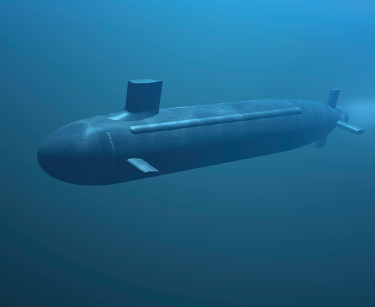
#> input picture 2. Image Pyramid and Colorizing/codes/Hybrid Images/submarine.bmp, 375 x 307 px
$ python hybrid_image.py
#> lines starting #> are read from the running program, lines starting #| are printed output that depends on the picture
import numpy as np
from numpy.fft import fft2, ifft2
import cv2
from matplotlib import cm
import matplotlib.pyplot as plt
from mpl_toolkits.mplot3d import Axes3D


def gaussian(u, v, sigma):
	return np.exp(-(np.square(u) + np.square(v))/(2*sigma**2))

# Calculate and plot the gaussian filter
def gaussian_filter(r, c, cut_freq, lowPass):
	center_x = int(r/2)
	center_y = int(c/2)

	fig = plt.figure(figsize=(8,6))
	ax = fig.add_subplot(111, projection='3d')

	X = np.arange(r)
	Y = np.arange(c)
	Y, X = np.meshgrid(Y, X)

	if lowPass:
		ax.set_title('Low Pass Filter')
		Z = gaussian(X-center_x, Y-center_y, cut_freq)
	else:
		ax.set_title('High Pass Filter')
		Z = 1 - gaussian(X-center_x, Y-center_y, cut_freq)

	surface = ax.plot_surface(X, Y, Z, cmap=plt.get_cmap('rainbow'))
	plt.show()
	return Z

# Shift the image in Spatial domain
def shiftImg(img, r, c):
	for r_ in range(r):
		for c_ in range(c):
			if (r_+c_)%2 != 0:
				img[r_, c_] = -img[r_, c_]
	return img

# Filter the DFT image and inver it to spatial domain
def filterDFT(img, r, c, filter):
	imgDFT = fft2(shiftImg(img, r, c))
	result = np.real(ifft2(np.multiply(imgDFT, filter)))
	result = shiftImg(result, r, c)
	return result

# Plot BGR channel of the image
def plot_BGR(img, title):
	fig, axs = plt.subplots(1, 3, figsize=(9,3), sharey=True)
	fig.suptitle(title)

	axs[0].axis('off')
	axs[0].imshow(img[0])
	axs[0].set_title('Blue')

	axs[1].axis('off')
	axs[1].imshow(img[1])
	axs[1].set_title('Green')

	axs[2].axis('off')
	axs[2].imshow(img[2])
	axs[2].set_title('Red')
	plt.show()


def hybrid_image(highFreqImg, lowFreqImg, cutFreqHigh, cutFreqLow, BGR=True):
	# If the image has BGR three channel
	if BGR:
		# Calculate highpass filter
		r, c = highFreqImg[0].shape
		highPassFilter = gaussian_filter(r, c, cutFreqHigh, lowPass=False)

		# Split each highpass channel and calculate the DFT
		highFreqBGR = []
		for img in highFreqImg:
			highFreqBGR.append(filterDFT(img, r, c, highPassFilter))

		# Calculate lowpass filter
		r, c = lowFreqImg[0].shape
		lowPassFilter = gaussian_filter(r, c, cutFreqLow, lowPass=True)

		# Split each highpass channel and calculate the DFT
		lowFreqBGR = []
		for img in lowFreqImg:
			lowFreqBGR.append(filterDFT(img, r, c, lowPassFilter))

		# Plot BGR channel of the image
		highFreqBGR = np.array(highFreqBGR)
		lowFreqBGR = np.array(lowFreqBGR)
		plot_BGR(highFreqBGR, 'High Pass Image')
		plot_BGR(lowFreqBGR, 'Low Pass Image')

		return highFreqBGR + lowFreqBGR

	# If the image is gray scale
	else:
		# Calculate highpass filter
		r, c = highFreqImg.shape
		highPassFilter = gaussian_filter(r, c, cutFreqHigh, lowPass=False)

		# Split each highpass channel and calculate the DFT
		highFreqGray = filterDFT(highFreqImg, r, c, highPassFilter)

		# Calculate lowpass filter
		r, c = lowFreqImg.shape
		lowPassFilter = gaussian_filter(r, c, cutFreqLow, lowPass=True)

		# Split each highpass channel and calculate the DFT
		lowFreqGray = filterDFT(lowFreqImg, r, c, lowPassFilter)

		# Plot each filtered image
		highFreqGray = np.array(highFreqGray)
		lowFreqGray = np.array(lowFreqGray)
		highFreqGray = highFreqGray.astype(np.uint8)
		lowFreqGray = lowFreqGray.astype(np.uint8)

		fig, axs = plt.subplots(1, 2, figsize=(9,4), sharey=True)
		fig.suptitle('Filtered Image')

		axs[0].axis('off')
		axs[0].imshow(highFreqGray)
		axs[0].set_title('High Pass Image')

		axs[1].axis('off')
		axs[1].imshow(lowFreqGray)
		axs[1].set_title('Low Pass Image')
		plt.show()
		return highFreqGray + lowFreqGray


if __name__ == '__main__':
	# # Gray Scale
	highFreqImg = cv2.imread('submarine.bmp')
#> highFreqImg is the input picture: shape (307, 375, 3); mean B, G, R 136.3, 99.7, 29.4
	highFreqGray = cv2.cvtColor(highFreqImg, cv2.COLOR_BGR2GRAY)

	lowFreqImg = cv2.imread('fish.bmp')
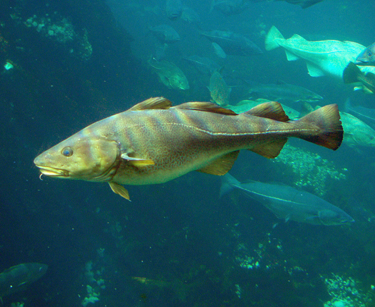
#> input picture 2. Image Pyramid and Colorizing/codes/Hybrid Images/fish.bmp, 375 x 307 px
#> lowFreqImg is the input picture: shape (307, 375, 3); mean B, G, R 98.4, 95.5, 27.2
	lowFreqGray = cv2.cvtColor(lowFreqImg, cv2.COLOR_BGR2GRAY)

	hybridImg = hybrid_image(highFreqGray, lowFreqGray, 10, 20, BGR=False)
#> in gaussian_filter, `surface = ax.plot_surface(X, Y, Z, cmap=plt.get_cmap('rainbow'))`:
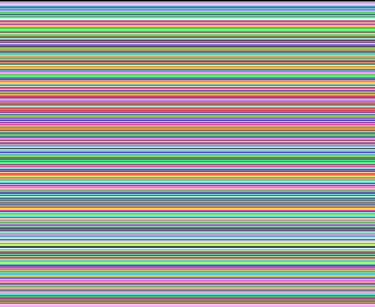
#> X: shape (307, 375) int64; 307 distinct labels, from 0 to 306; one colour per label, 0 black
#> call 4 of shiftImg, with r = 307, c = 375
#> after the loop in shiftImg (call 4), `for r_ in range(r):`:
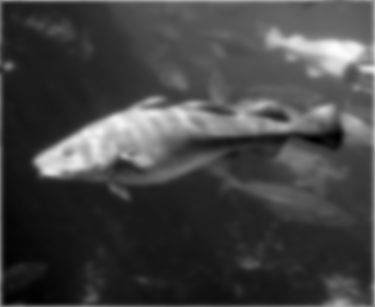
#> img: shape (307, 375) float64; min -97.73, max 78.16, mean -51; drawn with min black and max white

	plt.imshow(hybridImg)
	plt.axis('off')
	plt.show()


	# # RGB
	high_bgr = []
	highFreqImg = cv2.imread('submarine.bmp')
	for img in cv2.split(highFreqImg):
		img = img.astype(np.float64)
		high_bgr.append(img)
#> this loop made 3 passes
#> after the loop, high_bgr = 3 items

	low_bgr = []
	lowFreqImg = cv2.imread('fish.bmp')
	for img in cv2.split(lowFreqImg):
		img = img.astype(np.float64)
		low_bgr.append(img)
#> after the loop, low_bgr = 3 items

	hybridImg = hybrid_image(high_bgr, low_bgr, 10, 15, BGR=True)
#> the loop in hybrid_image (call 2), `for img in highFreqImg:` made 3 passes
#> pass 1, in filterDFT (call 3), `result = shiftImg(result, r, c)`:
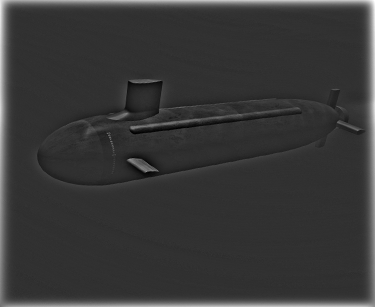
#> result: shape (307, 375) float64; min -47.34, max 200.7, mean 7.2; drawn with min black and max white
#> the loop in hybrid_image (call 2), `for img in lowFreqImg:` made 3 passes
#> pass 2, in filterDFT (call 7), `result = shiftImg(result, r, c)`:
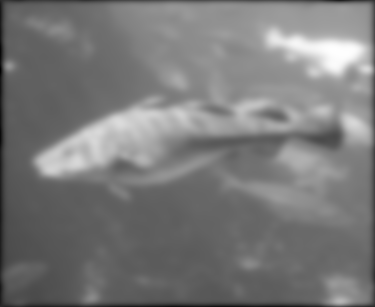
#> result: shape (307, 375) float64; min -51.82, max 251.2, mean 92.5; drawn with min black and max white
#> call 2 of plot_BGR, with img = array of shape (3, 307, 375), title = 'Low Pass Image'
#> in plot_BGR (call 2), `plt.show()`:
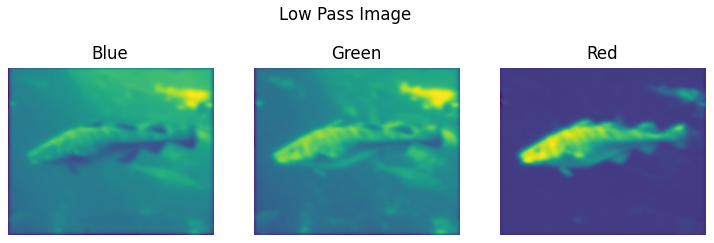
#> figure drawn by matplotlib, 3 panels
	hybridImg = hybridImg.astype(np.uint8)

	plt.imshow(cv2.merge([hybridImg[2], hybridImg[1], hybridImg[0]]))
	plt.axis('off')
	plt.show()
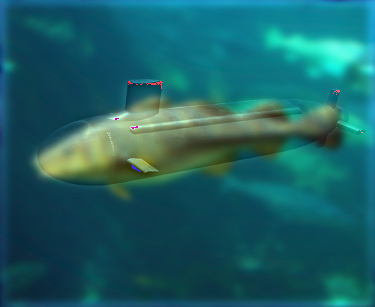
#> shown: shape (307, 375, 3); mean R, G, B 27.9, 97.2, 101.8
